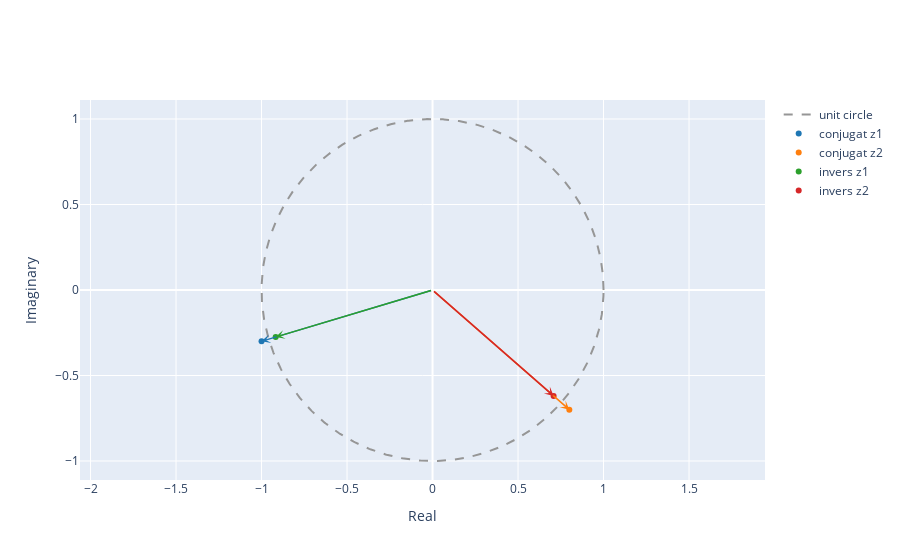

The notebook cell this image was saved under:
### Markdown cell above
1.2. Compute the conjugate z* and the inverse 1/z for both $z_1$ and $z_2$ and plot the results as vectors in the complex plane.

### Code cell
z1_conj = z1.conjugate()
z1_invers = 1/z1

z2_conj = z2.conjugate()
z2_invers = 1/z2

plot_complex([z1_conj, z2_conj, z1_invers, z2_invers], name=['conjugat z1', 'conjugat z2', 'invers z1', 'invers z2'])

### Figure 1 — Plotly figure (JSON) as saved in the notebook; plotly's stock layout.template omitted (floating-point values rounded to 4 significant figures; data arrays with more than 128 entries replaced by an {"elided": "..."} marker saying what was removed)
{"data": [{"line": {"color": "rgb(150,150,150)", "dash": "dash", "shape": "linear"}, "mode": "lines", "name": "unit circle", "type": "scatter", "x": {"elided": "1000 float values"}, "y": {"elided": "1000 float values"}}, {"marker": {"color": "#1f77b4"}, "mode": "markers", "name": "conjugat z1", "type": "scatter", "x": [-1], "y": [-0.3]}, {"marker": {"color": "#ff7f0e"}, "mode": "markers", "name": "conjugat z2", "type": "scatter", "x": [0.8], "y": [-0.7]}, {"marker": {"color": "#2ca02c"}, "mode": "markers", "name": "invers z1", "type": "scatter", "x": [-0.9174], "y": [-0.2752]}, {"marker": {"color": "#d62728"}, "mode": "markers", "name": "invers z2", "type": "scatter", "x": [0.708], "y": [-0.6195]}], "layout": {"annotations": [{"arrowcolor": "#1f77b4", "arrowhead": 3, "arrowwidth": 1.5, "ax": 0, "axref": "x", "ay": 0, "ayref": "y", "showarrow": true, "text": "", "x": -1, "y": -0.3}, {"arrowcolor": "#ff7f0e", "arrowhead": 3, "arrowwidth": 1.5, "ax": 0, "axref": "x", "ay": 0, "ayref": "y", "showarrow": true, "text": "", "x": 0.8, "y": -0.7}, {"arrowcolor": "#2ca02c", "arrowhead": 3, "arrowwidth": 1.5, "ax": 0, "axref": "x", "ay": 0, "ayref": "y", "showarrow": true, "text": "", "x": -0.9174, "y": -0.2752}, {"arrowcolor": "#d62728", "arrowhead": 3, "arrowwidth": 1.5, "ax": 0, "axref": "x", "ay": 0, "ayref": "y", "showarrow": true, "text": "", "x": 0.708, "y": -0.6195}], "xaxis": {"title": {"text": "Real"}}, "yaxis": {"scaleanchor": "x", "scaleratio": 1, "title": {"text": "Imaginary"}}}}
